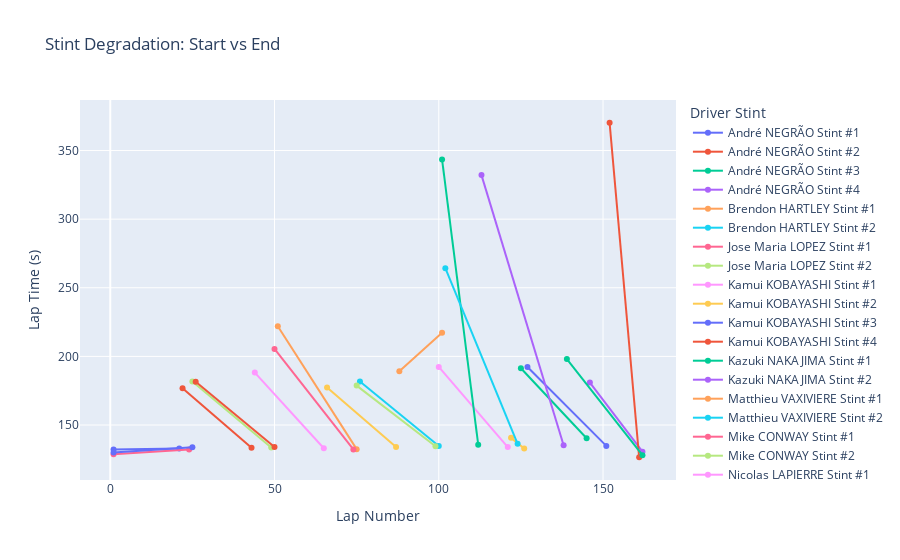

Notebook source saved alongside this figure:
### Code cell
stint_summary = (
    spa.groupby(["driver_stint", "team_no"]).agg(
        start_lap=("lap_number", "min"),
        end_lap=("lap_number", "max"),
        start_time=("lap_time_s", "first"),
        end_time=("lap_time_s", "last")
    )
    .reset_index()
)

stint_long = pd.concat(
    [stint_summary[["driver_stint", "team_no", "start_lap", "start_time"]].rename(columns={"start_lap": "lap", "start_time": "lap_time"}),

    stint_summary[["driver_stint", "team_no", "end_lap", "end_time"]].rename(columns={"end_lap": "lap", "end_time": "lap_time"})],
    ignore_index=True
)

fig = px.line(stint_long,
    x="lap",
    y="lap_time",
    color="driver_stint",   
    line_group="team_no", 
    markers=True,
    title="Stint Degradation: Start vs End",
    labels={                  
        "lap": "Lap Number",
        "lap_time": "Lap Time",
        "driver_stint": "Driver Stint",
        "team_no": "Team Number"
    }
)

fig.update_layout(
    xaxis_title="Lap Number",
    yaxis_title="Lap Time (s)"
)

fig.show()

### Figure 1 — Plotly figure (JSON) as saved in the notebook; plotly's stock layout.template omitted (floating-point values rounded to 4 significant figures)
{"data": [{"hovertemplate": "Driver Stint=André NEGRÃO Stint #1<br>Team Number=Alpine Elf Matmut #36<br>Lap Number=%{x}<br>Lap Time=%{y}<extra></extra>", "legendgroup": "André NEGRÃO Stint #1", "line": {"color": "#636efa", "dash": "solid"}, "marker": {"symbol": "circle"}, "mode": "lines+markers", "name": "André NEGRÃO Stint #1", "orientation": "v", "showlegend": true, "type": "scatter", "x": [1, 21], "xaxis": "x", "y": [132.2, 133.0], "yaxis": "y"}, {"hovertemplate": "Driver Stint=André NEGRÃO Stint #2<br>Team Number=Alpine Elf Matmut #36<br>Lap Number=%{x}<br>Lap Time=%{y}<extra></extra>", "legendgroup": "André NEGRÃO Stint #2", "line": {"color": "#EF553B", "dash": "solid"}, "marker": {"symbol": "circle"}, "mode": "lines+markers", "name": "André NEGRÃO Stint #2", "orientation": "v", "showlegend": true, "type": "scatter", "x": [22, 43], "xaxis": "x", "y": [176.7, 133.4], "yaxis": "y"}, {"hovertemplate": "Driver Stint=André NEGRÃO Stint #3<br>Team Number=Alpine Elf Matmut #36<br>Lap Number=%{x}<br>Lap Time=%{y}<extra></extra>", "legendgroup": "André NEGRÃO Stint #3", "line": {"color": "#00cc96", "dash": "solid"}, "marker": {"symbol": "circle"}, "mode": "lines+markers", "name": "André NEGRÃO Stint #3", "orientation": "v", "showlegend": true, "type": "scatter", "x": [125, 145], "xaxis": "x", "y": [191.4, 140.4], "yaxis": "y"}, {"hovertemplate": "Driver Stint=André NEGRÃO Stint #4<br>Team Number=Alpine Elf Matmut #36<br>Lap Number=%{x}<br>Lap Time=%{y}<extra></extra>", "legendgroup": "André NEGRÃO Stint #4", "line": {"color": "#ab63fa", "dash": "solid"}, "marker": {"symbol": "circle"}, "mode": "lines+markers", "name": "André NEGRÃO Stint #4", "orientation": "v", "showlegend": true, "type": "scatter", "x": [146, 162], "xaxis": "x", "y": [180.9, 130.6], "yaxis": "y"}, {"hovertemplate": "Driver Stint=Brendon HARTLEY Stint #1<br>Team Number=Toyota Gazoo Racing #8<br>Lap Number=%{x}<br>Lap Time=%{y}<extra></extra>", "legendgroup": "Brendon HARTLEY Stint #1", "line": {"color": "#FFA15A", "dash": "solid"}, "marker": {"symbol": "circle"}, "mode": "lines+markers", "name": "Brendon HARTLEY Stint #1", "orientation": "v", "showlegend": true, "type": "scatter", "x": [51, 75], "xaxis": "x", "y": [222.0, 132.4], "yaxis": "y"}, {"hovertemplate": "Driver Stint=Brendon HARTLEY Stint #2<br>Team Number=Toyota Gazoo Racing #8<br>Lap Number=%{x}<br>Lap Time=%{y}<extra></extra>", "legendgroup": "Brendon HARTLEY Stint #2", "line": {"color": "#19d3f3", "dash": "solid"}, "marker": {"symbol": "circle"}, "mode": "lines+markers", "name": "Brendon HARTLEY Stint #2", "orientation": "v", "showlegend": true, "type": "scatter", "x": [76, 100], "xaxis": "x", "y": [181.6, 134.8], "yaxis": "y"}, {"hovertemplate": "Driver Stint=Jose Maria LOPEZ Stint #1<br>Team Number=Toyota Gazoo Racing #7<br>Lap Number=%{x}<br>Lap Time=%{y}<extra></extra>", "legendgroup": "Jose Maria LOPEZ Stint #1", "line": {"color": "#FF6692", "dash": "solid"}, "marker": {"symbol": "circle"}, "mode": "lines+markers", "name": "Jose Maria LOPEZ Stint #1", "orientation": "v", "showlegend": true, "type": "scatter", "x": [50, 74], "xaxis": "x", "y": [205.5, 132.2], "yaxis": "y"}, {"hovertemplate": "Driver Stint=Jose Maria LOPEZ Stint #2<br>Team Number=Toyota Gazoo Racing #7<br>Lap Number=%{x}<br>Lap Time=%{y}<extra></extra>", "legendgroup": "Jose Maria LOPEZ Stint #2", "line": {"color": "#B6E880", "dash": "solid"}, "marker": {"symbol": "circle"}, "mode": "lines+markers", "name": "Jose Maria LOPEZ Stint #2", "orientation": "v", "showlegend": true, "type": "scatter", "x": [75, 99], "xaxis": "x", "y": [178.7, 134.5], "yaxis": "y"}, {"hovertemplate": "Driver Stint=Kamui KOBAYASHI Stint #1<br>Team Number=Toyota Gazoo Racing #7<br>Lap Number=%{x}<br>Lap Time=%{y}<extra></extra>", "legendgroup": "Kamui KOBAYASHI Stint #1", "line": {"color": "#FF97FF", "dash": "solid"}, "marker": {"symbol": "circle"}, "mode": "lines+markers", "name": "Kamui KOBAYASHI Stint #1", "orientation": "v", "showlegend": true, "type": "scatter", "x": [100, 121], "xaxis": "x", "y": [192.3, 133.9], "yaxis": "y"}, {"hovertemplate": "Driver Stint=Kamui KOBAYASHI Stint #2<br>Team Number=Toyota Gazoo Racing #7<br>Lap Number=%{x}<br>Lap Time=%{y}<extra></extra>", "legendgroup": "Kamui KOBAYASHI Stint #2", "line": {"color": "#FECB52", "dash": "solid"}, "marker": {"symbol": "circle"}, "mode": "lines+markers", "name": "Kamui KOBAYASHI Stint #2", "orientation": "v", "showlegend": true, "type": "scatter", "x": [122, 126], "xaxis": "x", "y": [140.6, 132.9], "yaxis": "y"}, {"hovertemplate": "Driver Stint=Kamui KOBAYASHI Stint #3<br>Team Number=Toyota Gazoo Racing #7<br>Lap Number=%{x}<br>Lap Time=%{y}<extra></extra>", "legendgroup": "Kamui KOBAYASHI Stint #3", "line": {"color": "#636efa", "dash": "solid"}, "marker": {"symbol": "circle"}, "mode": "lines+markers", "name": "Kamui KOBAYASHI Stint #3", "orientation": "v", "showlegend": true, "type": "scatter", "x": [127, 151], "xaxis": "x", "y": [192.3, 134.8], "yaxis": "y"}, {"hovertemplate": "Driver Stint=Kamui KOBAYASHI Stint #4<br>Team Number=Toyota Gazoo Racing #7<br>Lap Number=%{x}<br>Lap Time=%{y}<extra></extra>", "legendgroup": "Kamui KOBAYASHI Stint #4", "line": {"color": "#EF553B", "dash": "solid"}, "marker": {"symbol": "circle"}, "mode": "lines+markers", "name": "Kamui KOBAYASHI Stint #4", "orientation": "v", "showlegend": true, "type": "scatter", "x": [152, 161], "xaxis": "x", "y": [370.2, 126.5], "yaxis": "y"}, {"hovertemplate": "Driver Stint=Kazuki NAKAJIMA Stint #1<br>Team Number=Toyota Gazoo Racing #8<br>Lap Number=%{x}<br>Lap Time=%{y}<extra></extra>", "legendgroup": "Kazuki NAKAJIMA Stint #1", "line": {"color": "#00cc96", "dash": "solid"}, "marker": {"symbol": "circle"}, "mode": "lines+markers", "name": "Kazuki NAKAJIMA Stint #1", "orientation": "v", "showlegend": true, "type": "scatter", "x": [101, 112], "xaxis": "x", "y": [343.5, 135.7], "yaxis": "y"}, {"hovertemplate": "Driver Stint=Kazuki NAKAJIMA Stint #2<br>Team Number=Toyota Gazoo Racing #8<br>Lap Number=%{x}<br>Lap Time=%{y}<extra></extra>", "legendgroup": "Kazuki NAKAJIMA Stint #2", "line": {"color": "#ab63fa", "dash": "solid"}, "marker": {"symbol": "circle"}, "mode": "lines+markers", "name": "Kazuki NAKAJIMA Stint #2", "orientation": "v", "showlegend": true, "type": "scatter", "x": [113, 138], "xaxis": "x", "y": [332.1, 135.3], "yaxis": "y"}, {"hovertemplate": "Driver Stint=Matthieu VAXIVIERE Stint #1<br>Team Number=Alpine Elf Matmut #36<br>Lap Number=%{x}<br>Lap Time=%{y}<extra></extra>", "legendgroup": "Matthieu VAXIVIERE Stint #1", "line": {"color": "#FFA15A", "dash": "solid"}, "marker": {"symbol": "circle"}, "mode": "lines+markers", "name": "Matthieu VAXIVIERE Stint #1", "orientation": "v", "showlegend": true, "type": "scatter", "x": [88, 101], "xaxis": "x", "y": [189.2, 217.2], "yaxis": "y"}, {"hovertemplate": "Driver Stint=Matthieu VAXIVIERE Stint #2<br>Team Number=Alpine Elf Matmut #36<br>Lap Number=%{x}<br>Lap Time=%{y}<extra></extra>", "legendgroup": "Matthieu VAXIVIERE Stint #2", "line": {"color": "#19d3f3", "dash": "solid"}, "marker": {"symbol": "circle"}, "mode": "lines+markers", "name": "Matthieu VAXIVIERE Stint #2", "orientation": "v", "showlegend": true, "type": "scatter", "x": [102, 124], "xaxis": "x", "y": [264.3, 136.3], "yaxis": "y"}, {"hovertemplate": "Driver Stint=Mike CONWAY Stint #1<br>Team Number=Toyota Gazoo Racing #7<br>Lap Number=%{x}<br>Lap Time=%{y}<extra></extra>", "legendgroup": "Mike CONWAY Stint #1", "line": {"color": "#FF6692", "dash": "solid"}, "marker": {"symbol": "circle"}, "mode": "lines+markers", "name": "Mike CONWAY Stint #1", "orientation": "v", "showlegend": true, "type": "scatter", "x": [1, 24], "xaxis": "x", "y": [128.8, 132.1], "yaxis": "y"}, {"hovertemplate": "Driver Stint=Mike CONWAY Stint #2<br>Team Number=Toyota Gazoo Racing #7<br>Lap Number=%{x}<br>Lap Time=%{y}<extra></extra>", "legendgroup": "Mike CONWAY Stint #2", "line": {"color": "#B6E880", "dash": "solid"}, "marker": {"symbol": "circle"}, "mode": "lines+markers", "name": "Mike CONWAY Stint #2", "orientation": "v", "showlegend": true, "type": "scatter", "x": [25, 49], "xaxis": "x", "y": [181.6, 133.6], "yaxis": "y"}, {"hovertemplate": "Driver Stint=Nicolas LAPIERRE Stint #1<br>Team Number=Alpine Elf Matmut #36<br>Lap Number=%{x}<br>Lap Time=%{y}<extra></extra>", "legendgroup": "Nicolas LAPIERRE Stint #1", "line": {"color": "#FF97FF", "dash": "solid"}, "marker": {"symbol": "circle"}, "mode": "lines+markers", "name": "Nicolas LAPIERRE Stint #1", "orientation": "v", "showlegend": true, "type": "scatter", "x": [44, 65], "xaxis": "x", "y": [188.2, 133.1], "yaxis": "y"}, {"hovertemplate": "Driver Stint=Nicolas LAPIERRE Stint #2<br>Team Number=Alpine Elf Matmut #36<br>Lap Number=%{x}<br>Lap Time=%{y}<extra></extra>", "legendgroup": "Nicolas LAPIERRE Stint #2", "line": {"color": "#FECB52", "dash": "solid"}, "marker": {"symbol": "circle"}, "mode": "lines+markers", "name": "Nicolas LAPIERRE Stint #2", "orientation": "v", "showlegend": true, "type": "scatter", "x": [66, 87], "xaxis": "x", "y": [177.3, 134], "yaxis": "y"}, {"hovertemplate": "Driver Stint=Sébastien BUEMI Stint #1<br>Team Number=Toyota Gazoo Racing #8<br>Lap Number=%{x}<br>Lap Time=%{y}<extra></extra>", "legendgroup": "Sébastien BUEMI Stint #1", "line": {"color": "#636efa", "dash": "solid"}, "marker": {"symbol": "circle"}, "mode": "lines+markers", "name": "Sébastien BUEMI Stint #1", "orientation": "v", "showlegend": true, "type": "scatter", "x": [1, 25], "xaxis": "x", "y": [129.9, 133.7], "yaxis": "y"}, {"hovertemplate": "Driver Stint=Sébastien BUEMI Stint #2<br>Team Number=Toyota Gazoo Racing #8<br>Lap Number=%{x}<br>Lap Time=%{y}<extra></extra>", "legendgroup": "Sébastien BUEMI Stint #2", "line": {"color": "#EF553B", "dash": "solid"}, "marker": {"symbol": "circle"}, "mode": "lines+markers", "name": "Sébastien BUEMI Stint #2", "orientation": "v", "showlegend": true, "type": "scatter", "x": [26, 50], "xaxis": "x", "y": [181.5, 134.0], "yaxis": "y"}, {"hovertemplate": "Driver Stint=Sébastien BUEMI Stint #3<br>Team Number=Toyota Gazoo Racing #8<br>Lap Number=%{x}<br>Lap Time=%{y}<extra></extra>", "legendgroup": "Sébastien BUEMI Stint #3", "line": {"color": "#00cc96", "dash": "solid"}, "marker": {"symbol": "circle"}, "mode": "lines+markers", "name": "Sébastien BUEMI Stint #3", "orientation": "v", "showlegend": true, "type": "scatter", "x": [139, 162], "xaxis": "x", "y": [198.1, 128.0], "yaxis": "y"}], "layout": {"legend": {"title": {"text": "Driver Stint"}, "tracegroupgap": 0}, "title": {"text": "Stint Degradation: Start vs End"}, "xaxis": {"anchor": "y", "domain": [0, 1], "title": {"text": "Lap Number"}}, "yaxis": {"anchor": "x", "domain": [0, 1], "title": {"text": "Lap Time (s)"}}}}
